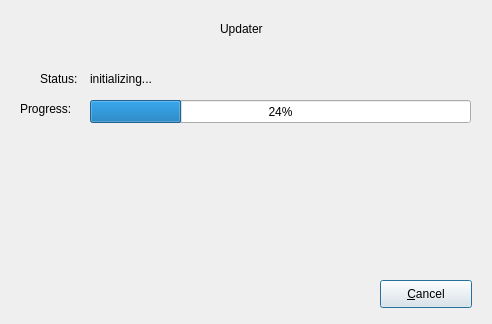
<?xml version="1.0" encoding="UTF-8"?>
<ui version="4.0">
 <class>UpdaterDialog</class>
 <widget class="QDialog" name="UpdaterDialog">
  <property name="geometry">
   <rect>
    <x>0</x>
    <y>0</y>
    <width>492</width>
    <height>324</height>
   </rect>
  </property>
  <property name="windowTitle">
   <string>Dialog</string>
  </property>
  <widget class="QLabel" name="label">
   <property name="geometry">
    <rect>
     <x>220</x>
     <y>20</y>
     <width>62</width>
     <height>18</height>
    </rect>
   </property>
   <property name="text">
    <string>Updater</string>
   </property>
  </widget>
  <widget class="QProgressBar" name="pgbStatus">
   <property name="geometry">
    <rect>
     <x>90</x>
     <y>100</y>
     <width>381</width>
     <height>23</height>
    </rect>
   </property>
   <property name="value">
    <number>24</number>
   </property>
  </widget>
  <widget class="QLabel" name="label_2">
   <property name="geometry">
    <rect>
     <x>40</x>
     <y>70</y>
     <width>51</width>
     <height>18</height>
    </rect>
   </property>
   <property name="text">
    <string>Status:</string>
   </property>
  </widget>
  <widget class="QLabel" name="lblStatus">
   <property name="geometry">
    <rect>
     <x>90</x>
     <y>70</y>
     <width>381</width>
     <height>18</height>
    </rect>
   </property>
   <property name="text">
    <string>initializing...</string>
   </property>
  </widget>
  <widget class="QLabel" name="label_3">
   <property name="geometry">
    <rect>
     <x>20</x>
     <y>100</y>
     <width>62</width>
     <height>18</height>
    </rect>
   </property>
   <property name="text">
    <string>Progress:</string>
   </property>
  </widget>
  <widget class="QPushButton" name="btnCancel">
   <property name="geometry">
    <rect>
     <x>380</x>
     <y>280</y>
     <width>92</width>
     <height>28</height>
    </rect>
   </property>
   <property name="text">
    <string>&amp;Cancel</string>
   </property>
  </widget>
 </widget>
 <resources/>
 <connections/>
</ui>
